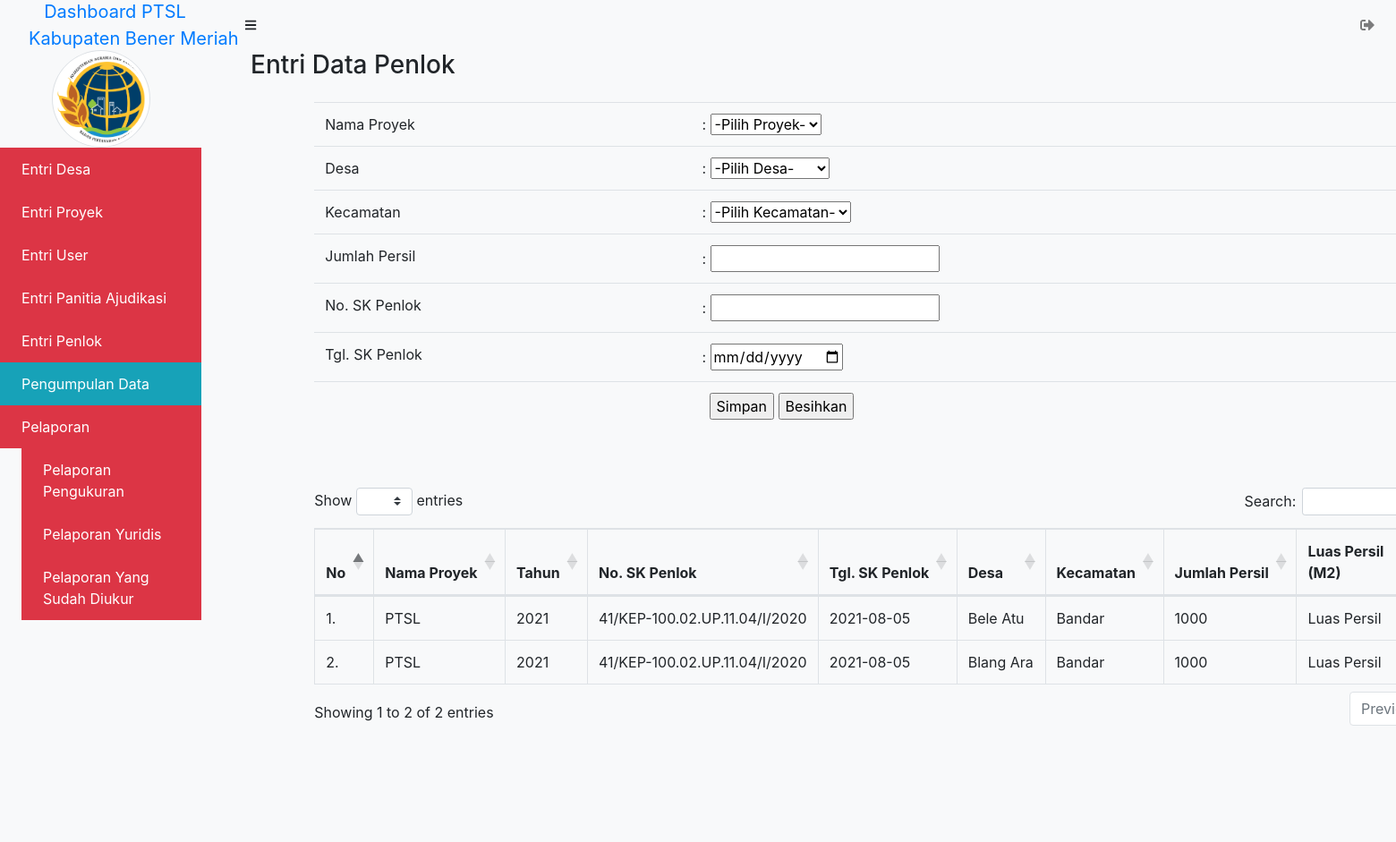
The app's page /admin/data_penlok/index.php (signed in) with its own data.
### tables this page shows
CREATE TABLE `penlok` (
  `id_penlok` int(11) NOT NULL,
  `id_proyek` int(11) NOT NULL,
  `id_desa` int(11) NOT NULL,
  `jumlah_persil` int(11) NOT NULL,
  `no_sk_penlok` varchar(255) NOT NULL,
  `tgl_sk_penlok` date NOT NULL,
  `id_kecamatan` varchar(255) DEFAULT NULL
);

CREATE TABLE `proyek` (
  `id_proyek` int(11) NOT NULL,
  `nama_proyek` varchar(225) NOT NULL,
  `tahun_proyek` varchar(100) NOT NULL
);

CREATE TABLE `desa` (
  `id_desa` int(11) NOT NULL,
  `id_kecamatan` int(11) NOT NULL,
  `kode_desa` varchar(50) NOT NULL,
  `nama_desa` varchar(225) NOT NULL,
  `kabupaten` varchar(225) NOT NULL,
  `reje_kampung` varchar(225) NOT NULL,
  `nama_camat` varchar(100) NOT NULL,
  `nip` varchar(50) NOT NULL,
  `alamat` text NOT NULL,
  `kode_pos` varchar(20) NOT NULL
);

CREATE TABLE `kecamatan` (
  `id_kecamatan` int(11) NOT NULL,
  `nama_kecamatan` varchar(225) NOT NULL
);

### admin/data_penlok/index.php (the view, shortened to what this page needs)
<?php $title = "Entri Data Penlok";
include_once('../_header.php');
?>
			<div id="layoutSidenav_content">
                <main>
                    <div class="container-fluid">
                        <ol>
                            <li class="breadcrumb-item">
                               <h3> Entri Data Penlok</h3>
                            </li>
                        </ol>
                        <div class="row">
                        	<div class="col-xl-auto offset-xl-1">
<?php
function tambah($koneksi){
	?>
<form action="" method="POST">
			<fieldset>
				<div class="table-responsive">
					<table class="table table-responsive-sm table-hover" border="0">
						<tr>
                        <td>Nama Proyek</td>
							<td> :
						        <select name="id_proyek" required>
						            <option disabled selected value="">-Pilih Proyek-</option>
						        </select>
					        </td>
                        </tr>
                        <tr>
							<td>Desa</td>
							<td> :
						        <select name="id_desa" required>
						            <option disabled selected value="">-Pilih Desa-</option>
								</select>
					        </td>
					    </tr>
                        <tr>
							<td>Kecamatan</td>
							<td> :
						        <select name="id_kecamatan" required>
						            <option disabled selected value="">-Pilih Kecamatan-</option>
								</select>
					        </td>
					    </tr>
						<tr>
							<td>Jumlah Persil</td>
							<td> : <input type="text" name="jumlah_persil" required /></label></td>
						</tr>
						<tr>
							<td>No. SK Penlok </td>
							<td> : <input type="text" name="no_sk_penlok" required/></td>
						</tr>
                        <tr>
							<td>Tgl. SK Penlok </td>
							<td> : <input type="date" name="tgl_sk_penlok" required/></td>
						</tr>
						<tr>
							<td></td>
							<td><label class="ml-2">
							<input type="submit" name="btn_simpan" value="Simpan"/>
							<input type="reset" name="reset" value="Besihkan"/>
						</label></td>
						</tr>
					</table>
					<br>
				</div>
			</fieldset>
		</form>
	<?php
}
function tampil_data($koneksi){
	$sql = "SELECT * FROM penlok LEFT JOIN desa ON penlok.id_desa = desa.id_desa LEFT JOIN kecamatan ON penlok.id_kecamatan = kecamatan.id_kecamatan LEFT JOIN proyek ON penlok.id_proyek = proyek.id_proyek";
	$query = mysqli_query($koneksi, $sql);
	$nomor = 1;
		echo "<fieldset>";
		echo "<div class='table-responsive'>";
		echo "<table class='table table-responsive-sm table-bordered table-hover' id='user' border='1' cellpadding='10'>";
		echo "<thead>";
			echo "<tr>";
			echo "<th>No</th>
				<th>Nama Proyek</th>
				<th>Tahun</th>
				<th>No. SK Penlok</th>
				<th>Tgl. SK Penlok</th>
				<th>Desa</th>
                <th>Kecamatan</th>
                <th>Jumlah Persil</th>
                <th>Luas Persil (M2)</th>
				<th>Edit</th>";
			echo "</tr>";
		echo "</thead>";
		echo "<tbody>";
	while($data = mysqli_fetch_array($query)){
		?>
			<tr>
				<td><?= $nomor++; ?>.</td>
				<td><?php echo $data['nama_proyek']; ?></td>
				<td><?php echo $data['tahun_proyek']; ?></td>
				<td><?php echo $data['no_sk_penlok']; ?></td>
				<td><?php echo $data['tgl_sk_penlok']; ?></td>
				<td><?php echo $data['nama_desa']; ?></td>
                <td><?php echo $data['nama_kecamatan']; ?></td>
                <td><?php echo $data['jumlah_persil']; ?></td>
                <td><?php echo "Luas Persil"; ?></td>
			</tr>
		<?php
	}
	echo "</tbody>";
	echo "</table>";
	echo "</fieldset>";
}
		?>
		<?php
if (isset($_GET['aksi'])){
	switch($_GET['aksi']){
		case "create":
			echo '<a href="index.php"> &laquo; Home</a>';
			tambah($koneksi);
			break;
		case "read":
			tampil_data($koneksi);
			break;
		case "update":
			ubah($koneksi);
			tampil_data($koneksi);
			break;
        default:
			echo "<h3>Aksi <i>".$_GET['aksi']."</i> tidaka ada!</h3>";
			tambah($koneksi);
			tampil_data($koneksi);
	}
} else {
	tambah($koneksi);
	tampil_data($koneksi);
}
?>
                    		</div>
                    	</div>
                    </div>
				</div>
			</div>
<?php include_once('../_footer.php'); ?>

### records on screen
penlok: id_proyek.nama_proyek "PTSL", id_proyek.tahun_proyek "2021", no_sk_penlok "41/KEP-100.02.UP.11.04/I/2020", tgl_sk_penlok "2021-08-05", id_desa.nama_desa "Bele Atu", id_kecamatan.nama_kecamatan "Bandar", jumlah_persil "1000"
penlok: id_proyek.nama_proyek "PTSL", id_proyek.tahun_proyek "2021", no_sk_penlok "41/KEP-100.02.UP.11.04/I/2020", tgl_sk_penlok "2021-08-05", id_desa.nama_desa "Blang Ara", id_kecamatan.nama_kecamatan "Bandar", jumlah_persil "1000"
